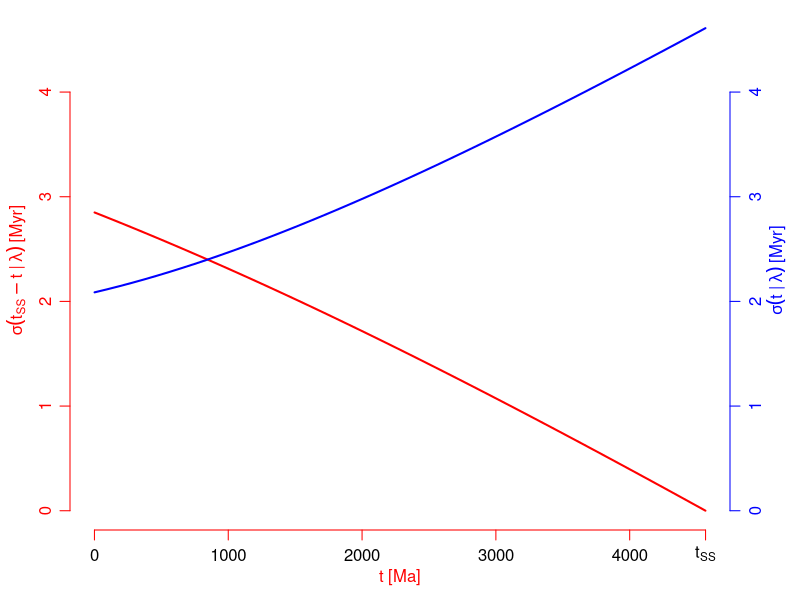

Here is the R script that generated this plot:
rm(list=ls())
graphics.off()

ta <- 4567
tb <- seq(from=ta-1,to=1,length.out=50)
U <- 1/137.818
l8 <- 0.000155125
sl8 <- 0.000000083
l5 <- 0.00098485
sl5 <- 0.00000067
rho <- 0
vRa <- vRb <- 0
vdt <- vRb/((U*l8*(exp(l5*tb)-1)*exp(l8*tb))/(exp(l8*tb)-1)^2-(U*l5*exp(l5*tb))/(exp(l8*tb)-1))^2+vRa/((U*l8*(exp(l5*ta)-1)*exp(l8*ta))/(exp(l8*ta)-1)^2-(U*l5*exp(l5*ta))/(exp(l8*ta)-1))^2+((U*tb*(exp(l5*tb)-1)*exp(l8*tb))/((exp(l8*tb)-1)^2*((U*l8*(exp(l5*tb)-1)*exp(l8*tb))/(exp(l8*tb)-1)^2-(U*l5*exp(l5*tb))/(exp(l8*tb)-1)))-(U*ta*(exp(l5*ta)-1)*exp(l8*ta))/((exp(l8*ta)-1)^2*((U*l8*(exp(l5*ta)-1)*exp(l8*ta))/(exp(l8*ta)-1)^2-(U*l5*exp(l5*ta))/(exp(l8*ta)-1))))*(sl8^2*((U*tb*(exp(l5*tb)-1)*exp(l8*tb))/((exp(l8*tb)-1)^2*((U*l8*(exp(l5*tb)-1)*exp(l8*tb))/(exp(l8*tb)-1)^2-(U*l5*exp(l5*tb))/(exp(l8*tb)-1)))-(U*ta*(exp(l5*ta)-1)*exp(l8*ta))/((exp(l8*ta)-1)^2*((U*l8*(exp(l5*ta)-1)*exp(l8*ta))/(exp(l8*ta)-1)^2-(U*l5*exp(l5*ta))/(exp(l8*ta)-1))))+rho*sl5*sl8*((U*ta*exp(l5*ta))/((exp(l8*ta)-1)*((U*l8*(exp(l5*ta)-1)*exp(l8*ta))/(exp(l8*ta)-1)^2-(U*l5*exp(l5*ta))/(exp(l8*ta)-1)))-(U*tb*exp(l5*tb))/((exp(l8*tb)-1)*((U*l8*(exp(l5*tb)-1)*exp(l8*tb))/(exp(l8*tb)-1)^2-(U*l5*exp(l5*tb))/(exp(l8*tb)-1)))))+((U*ta*exp(l5*ta))/((exp(l8*ta)-1)*((U*l8*(exp(l5*ta)-1)*exp(l8*ta))/(exp(l8*ta)-1)^2-(U*l5*exp(l5*ta))/(exp(l8*ta)-1)))-(U*tb*exp(l5*tb))/((exp(l8*tb)-1)*((U*l8*(exp(l5*tb)-1)*exp(l8*tb))/(exp(l8*tb)-1)^2-(U*l5*exp(l5*tb))/(exp(l8*tb)-1))))*(rho*sl5*sl8*((U*tb*(exp(l5*tb)-1)*exp(l8*tb))/((exp(l8*tb)-1)^2*((U*l8*(exp(l5*tb)-1)*exp(l8*tb))/(exp(l8*tb)-1)^2-(U*l5*exp(l5*tb))/(exp(l8*tb)-1)))-(U*ta*(exp(l5*ta)-1)*exp(l8*ta))/((exp(l8*ta)-1)^2*((U*l8*(exp(l5*ta)-1)*exp(l8*ta))/(exp(l8*ta)-1)^2-(U*l5*exp(l5*ta))/(exp(l8*ta)-1))))+sl5^2*((U*ta*exp(l5*ta))/((exp(l8*ta)-1)*((U*l8*(exp(l5*ta)-1)*exp(l8*ta))/(exp(l8*ta)-1)^2-(U*l5*exp(l5*ta))/(exp(l8*ta)-1)))-(U*tb*exp(l5*tb))/((exp(l8*tb)-1)*((U*l8*(exp(l5*tb)-1)*exp(l8*tb))/(exp(l8*tb)-1)^2-(U*l5*exp(l5*tb))/(exp(l8*tb)-1)))))

vR <- 0
tt <- tb
vta <- vR/((U*l8*(exp(l5*tt)-1)*exp(l8*tt))/(exp(l8*tt)-1)^2-(U*l5*exp(l5*tt))/(exp(l8*tt)-1))^2-(U*tt*(exp(l5*tt)-1)*exp(l8*tt)*((U*rho*sl5*sl8*tt*exp(l5*tt))/((exp(l8*tt)-1)*((U*l8*(exp(l5*tt)-1)*exp(l8*tt))/(exp(l8*tt)-1)^2-(U*l5*exp(l5*tt))/(exp(l8*tt)-1)))-(U*sl8^2*tt*(exp(l5*tt)-1)*exp(l8*tt))/((exp(l8*tt)-1)^2*((U*l8*(exp(l5*tt)-1)*exp(l8*tt))/(exp(l8*tt)-1)^2-(U*l5*exp(l5*tt))/(exp(l8*tt)-1)))))/((exp(l8*tt)-1)^2*((U*l8*(exp(l5*tt)-1)*exp(l8*tt))/(exp(l8*tt)-1)^2-(U*l5*exp(l5*tt))/(exp(l8*tt)-1)))+(U*tt*exp(l5*tt)*((U*sl5^2*tt*exp(l5*tt))/((exp(l8*tt)-1)*((U*l8*(exp(l5*tt)-1)*exp(l8*tt))/(exp(l8*tt)-1)^2-(U*l5*exp(l5*tt))/(exp(l8*tt)-1)))-(U*rho*sl5*sl8*tt*(exp(l5*tt)-1)*exp(l8*tt))/((exp(l8*tt)-1)^2*((U*l8*(exp(l5*tt)-1)*exp(l8*tt))/(exp(l8*tt)-1)^2-(U*l5*exp(l5*tt))/(exp(l8*tt)-1)))))/((exp(l8*tt)-1)*((U*l8*(exp(l5*tt)-1)*exp(l8*tt))/(exp(l8*tt)-1)^2-(U*l5*exp(l5*tt))/(exp(l8*tt)-1)))

sdt <- sqrt(vdt)
sta <- sqrt(vta)
par(mgp=c(2,0.75,0),mar=c(3.5,3.5,0.5,3.5))
plot(x=tb,y=sdt,
     type='l',bty='n',lwd=2,
     xaxt='n',yaxt='n',
     xlab=NA,ylab=NA,
     xlim=c(0,ta),
     ylim=c(0,4.6),col='red')
par(fg='red')
xticks <- c(0,1000,2000,3000,4000,ta)
labels <- as.character(xticks)
labels[length(labels)] <- expression(t[SS])
axis(side=1,at=xticks,labels=labels)
mtext(side=1,line=2,text=expression(t~"[Ma]"))
axis(side=2,col.lab='red',col.axis='red')
mtext(side=2,line=2,text=expression(sigma(t[SS]-t~"|"~lambda)~"[Myr]"))
lines(x=tt,y=sta,lty=1,lwd=2,col='blue')
par(fg='blue')
axis(side=4,col.lab='blue',col.axis='blue')
mtext(side=4,line=2,text=expression(sigma(t~"|"~lambda)~"[Myr]"))

dev.copy2pdf(file='lambda_err.pdf',width=4.5,height=4.5)
